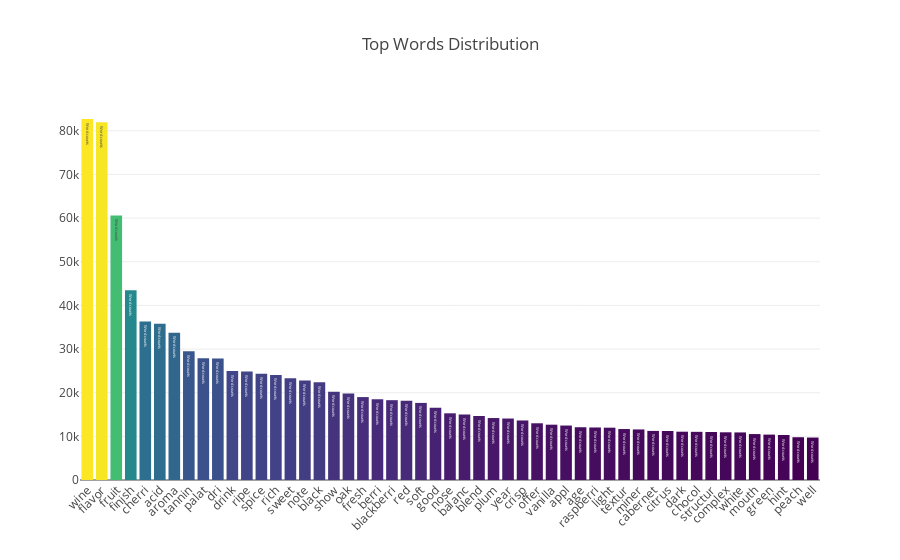

Write notebook code for a chart like this one.
### Code cell
trace=[go.Bar(
        x=word.index[:51],
        y=word.values[:51], 
        marker= dict(colorscale='Viridis', color = word.values[:51]),
        text='Word counts', 
        )]

layout = go.Layout(title='Top Words Distribution', xaxis=dict(tickangle=-45))
fig = go.Figure(data=trace, layout=layout)
py.iplot(fig)

### Figure 1 — Plotly figure (JSON) as saved in the notebook; plotly's stock layout.template omitted (floating-point values rounded to 4 significant figures)
{"data": [{"marker": {"color": [82705, 81972, 60581, 43494, 36309, 35799, 33755, 29513, 27889, 27842, 24974, 24857, 24321, 24082, 23332, 22770, 22378, 20209, 19810, 18995, 18483, 18286, 18163, 17660, 16542, 15279, 15025, 14668, 14196, 14083, 13639, 12995, 12672, 12477, 12090, 12030, 11984, 11674, 11583, 11245, 11228, 11065, 11036, 11001, 10929, 10898, 10522, 10399, 10309, 9796, 9725], "colorscale": "Viridis"}, "text": "Word counts", "type": "bar", "uid": "4a9aa59d-1901-4c6b-877a-90c565ddb5ef", "x": ["wine", "flavor", "fruit", "finish", "cherri", "acid", "aroma", "tannin", "palat", "dri", "drink", "ripe", "spice", "rich", "sweet", "note", "black", "show", "oak", "fresh", "berri", "blackberri", "red", "soft", "good", "nose", "balanc", "blend", "plum", "year", "crisp", "offer", "vanilla", "appl", "age", "raspberri", "light", "textur", "miner", "cabernet", "citrus", "dark", "chocol", "structur", "complex", "white", "mouth", "green", "hint", "peach", "well"], "y": [82705, 81972, 60581, 43494, 36309, 35799, 33755, 29513, 27889, 27842, 24974, 24857, 24321, 24082, 23332, 22770, 22378, 20209, 19810, 18995, 18483, 18286, 18163, 17660, 16542, 15279, 15025, 14668, 14196, 14083, 13639, 12995, 12672, 12477, 12090, 12030, 11984, 11674, 11583, 11245, 11228, 11065, 11036, 11001, 10929, 10898, 10522, 10399, 10309, 9796, 9725]}], "layout": {"title": {"text": "Top Words Distribution"}, "xaxis": {"tickangle": -45}}}
